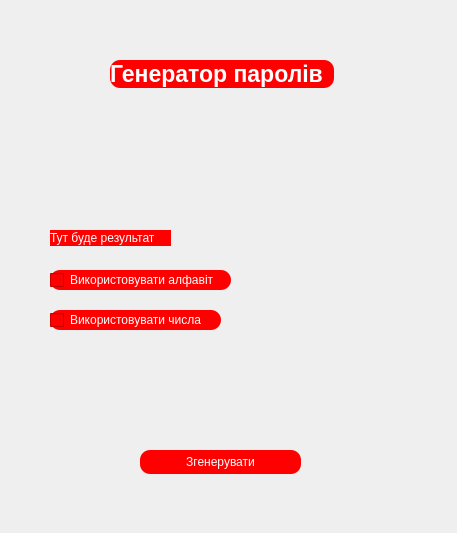
<?xml version="1.0" encoding="UTF-8"?>
<ui version="4.0">
 <class>MainWindow</class>
 <widget class="QMainWindow" name="MainWindow">
  <property name="geometry">
   <rect>
    <x>0</x>
    <y>0</y>
    <width>457</width>
    <height>533</height>
   </rect>
  </property>
  <property name="windowTitle">
   <string>MainWindow</string>
  </property>
  <widget class="QWidget" name="centralwidget">
   <widget class="QPushButton" name="btn_generate">
    <property name="geometry">
     <rect>
      <x>140</x>
      <y>450</y>
      <width>161</width>
      <height>24</height>
     </rect>
    </property>
    <property name="styleSheet">
     <string notr="true">borter: 2px;
border-radius: 10px;
background-color: #FF0000;
color: white;</string>
    </property>
    <property name="text">
     <string>Згенерувати</string>
    </property>
   </widget>
   <widget class="QCheckBox" name="cb_numbers">
    <property name="geometry">
     <rect>
      <x>50</x>
      <y>310</y>
      <width>171</width>
      <height>20</height>
     </rect>
    </property>
    <property name="styleSheet">
     <string notr="true">color: white;
background-color: red;
border: 2px;
border-radius: 10px;</string>
    </property>
    <property name="text">
     <string>Використовувати числа</string>
    </property>
   </widget>
   <widget class="QCheckBox" name="checkBox">
    <property name="geometry">
     <rect>
      <x>50</x>
      <y>270</y>
      <width>181</width>
      <height>20</height>
     </rect>
    </property>
    <property name="styleSheet">
     <string notr="true">color: white;
background-color: red;
border: 2px;
border-radius: 10px;</string>
    </property>
    <property name="text">
     <string>Використовувати алфавіт</string>
    </property>
   </widget>
   <widget class="QLabel" name="title">
    <property name="geometry">
     <rect>
      <x>110</x>
      <y>60</y>
      <width>224</width>
      <height>28</height>
     </rect>
    </property>
    <property name="font">
     <font>
      <pointsize>17</pointsize>
      <weight>75</weight>
      <bold>true</bold>
     </font>
    </property>
    <property name="styleSheet">
     <string notr="true">color: white;
background-color: red;
border: 2px;
border-radius: 10px;</string>
    </property>
    <property name="text">
     <string>Генератор паролів</string>
    </property>
   </widget>
   <widget class="QLabel" name="result">
    <property name="geometry">
     <rect>
      <x>50</x>
      <y>230</y>
      <width>121</width>
      <height>16</height>
     </rect>
    </property>
    <property name="styleSheet">
     <string notr="true">color: white;
background-color: red;
border: 2px;
border-radius: 10px;</string>
    </property>
    <property name="text">
     <string>Тут буде результат</string>
    </property>
   </widget>
  </widget>
 </widget>
 <resources/>
 <connections/>
</ui>
